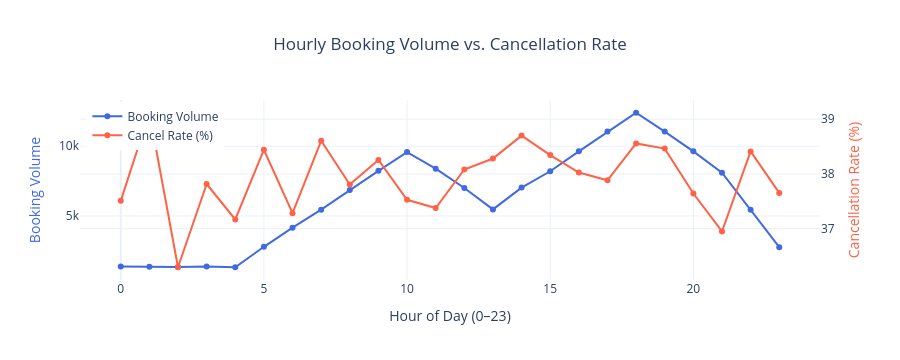

Notebook source saved alongside this figure:
### Code cell
# ── Cell 4: Interactive Hourly Trend (Plotly) ─────────────────
hourly = (
    df.groupby("Hour")
    .agg(Volume=("Booking ID", "count"), Cancel_Rate=("is_cancelled", "mean"))
    .assign(Cancel_Rate=lambda x: x["Cancel_Rate"] * 100)
)

fig = go.Figure()
fig.add_trace(go.Scatter(
    x=hourly.index, y=hourly["Volume"],
    name="Booking Volume", mode="lines+markers",
    line=dict(color="royalblue"),
))
fig.add_trace(go.Scatter(
    x=hourly.index, y=hourly["Cancel_Rate"],
    name="Cancel Rate (%)", mode="lines+markers",
    line=dict(color="tomato"), yaxis="y2",
))
fig.update_layout(
    title="Hourly Booking Volume vs. Cancellation Rate",
    title_x=0.5,
    xaxis_title="Hour of Day (0–23)",
    yaxis=dict(title="Booking Volume", titlefont=dict(color="royalblue")),
    yaxis2=dict(
        title="Cancellation Rate (%)",
        titlefont=dict(color="tomato"),
        overlaying="y", side="right",
    ),
    legend=dict(x=0.01, y=0.99),
    template="plotly_white",
)
fig.write_html("04_hourly_trends.html")
fig.show()

### Figure 1 — Plotly figure (JSON) as saved in the notebook; plotly's stock layout.template omitted (floating-point values rounded to 4 significant figures)
{"data": [{"line": {"color": "royalblue"}, "mode": "lines+markers", "name": "Booking Volume", "type": "scatter", "x": [0, 1, 2, 3, 4, 5, 6, 7, 8, 9, 10, 11, 12, 13, 14, 15, 16, 17, 18, 19, 20, 21, 22, 23], "y": [1373, 1360, 1339, 1383, 1321, 2786, 4160, 5450, 6861, 8234, 9577, 8390, 7006, 5470, 7031, 8202, 9633, 11044, 12397, 11047, 9630, 8103, 5441, 2762]}, {"line": {"color": "tomato"}, "mode": "lines+markers", "name": "Cancel Rate (%)", "type": "scatter", "x": [0, 1, 2, 3, 4, 5, 6, 7, 8, 9, 10, 11, 12, 13, 14, 15, 16, 17, 18, 19, 20, 21, 22, 23], "y": [37.51, 39.12, 36.3, 37.82, 37.17, 38.44, 37.28, 38.61, 37.81, 38.26, 37.53, 37.38, 38.08, 38.28, 38.7, 38.34, 38.03, 37.88, 38.56, 38.46, 37.64, 36.95, 38.41, 37.65], "yaxis": "y2"}], "layout": {"height": 360, "legend": {"x": 0.01, "y": 0.99}, "title": {"text": "Hourly Booking Volume vs. Cancellation Rate", "x": 0.5}, "xaxis": {"autorange": true, "range": [-1.397, 24.4], "title": {"text": "Hour of Day (0–23)"}, "type": "linear"}, "yaxis": {"autorange": true, "range": [407.0, 13310.0], "title": {"font": {"color": "royalblue"}, "text": "Booking Volume"}, "type": "linear"}, "yaxis2": {"autorange": true, "overlaying": "y", "range": [36.06, 39.35], "side": "right", "title": {"font": {"color": "tomato"}, "text": "Cancellation Rate (%)"}, "type": "linear"}}}
